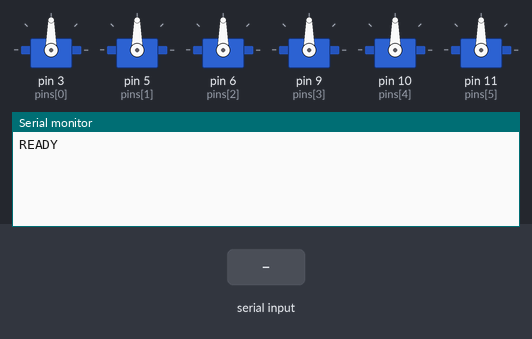
Bench run of a sketch on a simulated Arduino Uno, built with avr-gcc and run on an emulated ATmega328P. Parts: 6 × servo, the last lines printed to the serial monitor. Inputs (shaded band) come from the test bench.

Above: at 1.7 s.
1.8 s: "S1:90\n" received over Serial
At 3.0 s:
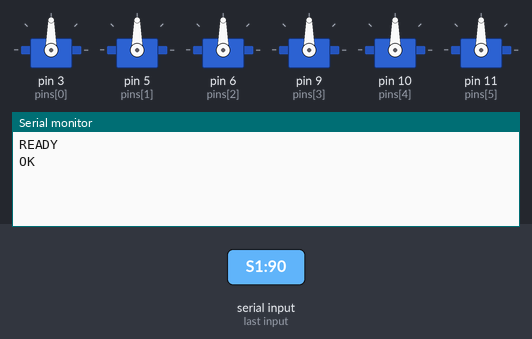
3.3 s: "STATUS:1\n" received over Serial
At 4.5 s:
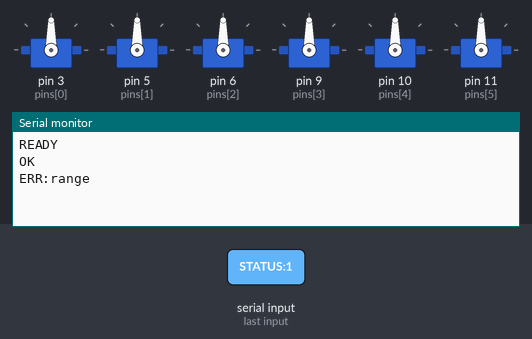

The sketch:

robot_arm_web.ino
```cpp
#include <Servo.h>

Servo servos[6];
int pins[6] = {3, 5, 6, 9, 10, 11};
int angles[6] = {90, 90, 90, 90, 90, 90};

void setup() {
  Serial.begin(9600);
  for (int i = 0; i < 6; i++) {
    servos[i].attach(pins[i]);
    servos[i].write(90);
  }
  delay(500);
  Serial.println("READY");
}

void loop() {
  if (Serial.available()) {
    String cmd = Serial.readStringUntil('\n');
    cmd.trim();

    // Format: S<1-6>:<0-180>  e.g. "S1:90"
    if (cmd.length() >= 4 && cmd.charAt(0) == 'S') {
      int colonIdx = cmd.indexOf(':');
      if (colonIdx > 1) {
        int servoNum = cmd.substring(1, colonIdx).toInt();
        int angle    = cmd.substring(colonIdx + 1).toInt();
        if (servoNum >= 1 && servoNum <= 6 && angle >= 0 && angle <= 180) {
          angles[servoNum - 1] = angle;
          servos[servoNum - 1].write(angle);
          Serial.println("OK");
        } else {
          Serial.println("ERR:range");
        }
      }
    } else if (cmd == "HOME") {
      for (int i = 0; i < 6; i++) {
        servos[i].write(90);
        angles[i] = 90;
        delay(100);
      }
      Serial.println("OK");
    } else if (cmd == "STATUS") {
      for (int i = 0; i < 6; i++) {
        Serial.print("S");
        Serial.print(i + 1);
        Serial.print(":");
        Serial.println(angles[i]);
      }
    }
  }
}
```

Measured:
- after the input at 1.8 s, the serial monitor: prints a new line at once (image 1)
- after the input at 3.3 s, the serial monitor: prints a new line at once (image 2)
